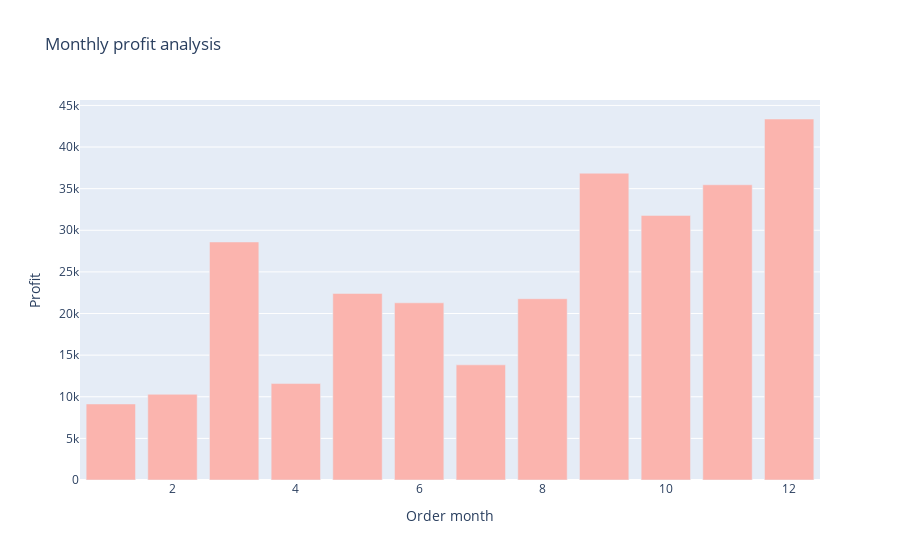

Notebook code for this chart:
### Code cell
fig = px.bar(Profit_by_month,
             x="Order month",
             y="Profit",
             title="Monthly profit analysis",
             color_discrete_sequence=px.colors.qualitative.Pastel1)
fig.show()

### Figure 1 — Plotly figure (JSON) as saved in the notebook; plotly's stock layout.template omitted (floating-point values rounded to 4 significant figures)
{"data": [{"alignmentgroup": "True", "hovertemplate": "Order month=%{x}<br>Profit=%{y}<extra></extra>", "legendgroup": "", "marker": {"color": "rgb(251,180,174)", "pattern": {"shape": ""}}, "name": "", "offsetgroup": "", "orientation": "v", "showlegend": false, "textposition": "auto", "type": "bar", "x": [1, 2, 3, 4, 5, 6, 7, 8, 9, 10, 11, 12], "xaxis": "x", "y": [9134.0, 10290.0, 28590.0, 11590.0, 22410.0, 21290.0, 13830.0, 21780.0, 36860.0, 31780.0, 35470.0, 43370.0], "yaxis": "y"}], "layout": {"autosize": true, "barmode": "relative", "legend": {"tracegroupgap": 0}, "title": {"text": "Monthly profit analysis"}, "xaxis": {"anchor": "y", "autorange": true, "domain": [0, 1], "range": [0.5, 12.5], "title": {"text": "Order month"}, "type": "linear"}, "yaxis": {"anchor": "x", "autorange": true, "domain": [0, 1], "range": [0, 45650.0], "title": {"text": "Profit"}, "type": "linear"}}}
